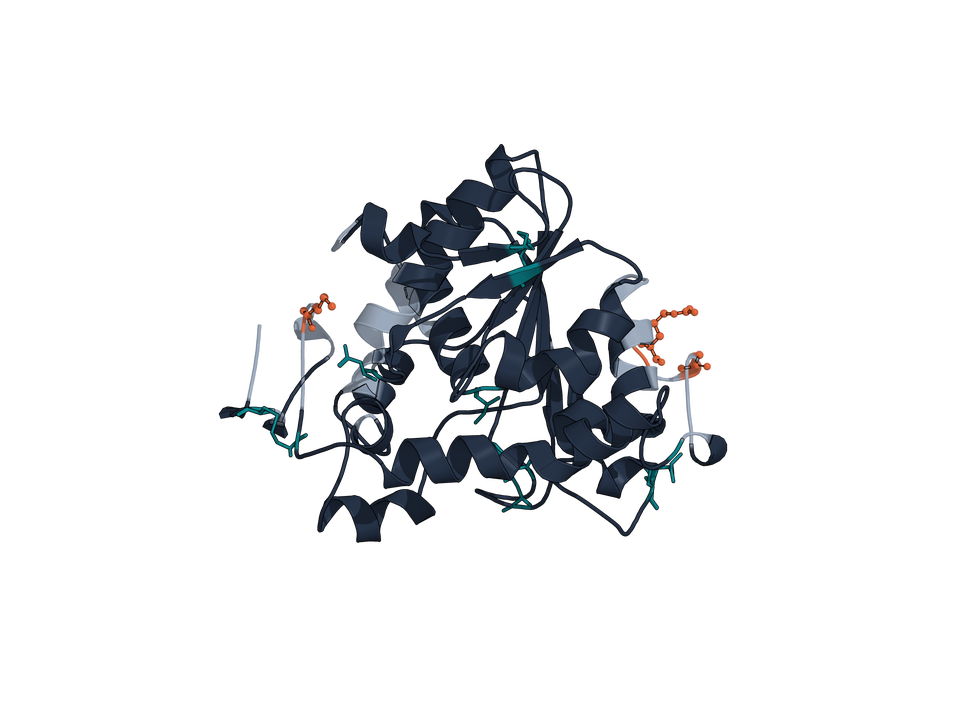
#> input picture outputs/paper_bundle_v1/structure_panels/1LBT/overview.png, 970 x 727 px, shrunk from 2400 x 1800 before the run
$ python render_mars_field_case_studies_v3.py
#> lines starting #> are read from the running program, lines starting #| are printed output that depends on the picture; after the words box and inside, x2 and y2 are one past the last pixel; in counts of white or black regions, pixels touching at a corner belong together
from __future__ import annotations

from pathlib import Path
import json

import matplotlib as mpl
import matplotlib.image as mpimg
import matplotlib.pyplot as plt
import pandas as pd


ROOT = Path(__file__).resolve().parents[1]
OUT = ROOT / "outputs"
PAPER = OUT / "paper_bundle_v1"
FIG = PAPER / "figures"
STRUCT = PAPER / "structure_panels"

COL = {
    "ink": "#111827",
    "muted": "#667085",
    "grid": "#e5e7eb",
    "box": "#d0d5dd",
    "accent1": "#1d4ed8",
    "accent2": "#0f766e",
    "accent3": "#b45309",
    "accent4": "#7c3aed",
    "good": "#0f766e",
    "warn": "#b42318",
}

CASES = [
    ("1LBT", "lipase_b", COL["accent1"], "Safety-preserving controller"),
    ("tem1_1btl", "beta_lactamase", COL["accent2"], "Stable incumbent with neural alternative"),
    ("petase_5xh3", "cutinase", COL["accent3"], "Reproducible redesign across related PETase backbones"),
    ("CLD_3Q09_TOPIC", "cld", COL["accent4"], "Calibration stress-test under topic conditioning"),
]


def style():
    mpl.rcParams.update(
        {
            "font.family": "DejaVu Sans",
            "font.size": 9.5,
            "figure.facecolor": "white",
            "axes.facecolor": "white",
            "savefig.facecolor": "white",
            "savefig.bbox": "tight",
        }
    )


def cl(text: str) -> str:
    return str(text).replace("_", " ")


def crop_image(path: Path):
    image = mpimg.imread(path)
    if image.ndim == 3:
        rgb = image[..., :3]
        mask = (rgb < 0.985).any(axis=2)
        coords = mask.nonzero()
        if len(coords[0]) > 0:
            y0, y1 = coords[0].min(), coords[0].max() + 1
            x0, x1 = coords[1].min(), coords[1].max() + 1
            py = max(4, int((y1 - y0) * 0.03))
            px = max(4, int((x1 - x0) * 0.03))
            image = image[max(0, y0 - py): min(image.shape[0], y1 + py), max(0, x0 - px): min(image.shape[1], x1 + px)]
    return image


def load_pipeline_summary(target: str) -> list[str]:
    path = OUT / f"{target.lower()}_pipeline" / "pipeline_summary.md"
    if not path.exists():
        return []
    return path.read_text(encoding="utf-8").splitlines()


def extract_line(lines: list[str], prefix: str) -> str:
    for line in lines:
        if line.startswith(prefix):
            return line.split(":", 1)[1].strip()
    return "NA"


def top_candidates(target: str, n: int = 3) -> pd.DataFrame:
    path = OUT / f"{target.lower()}_pipeline" / "combined_ranked_candidates.csv"
    df = pd.read_csv(path)
    cols = ["source", "mutations", "ranking_score", "mars_score"]
    return df[cols].head(n).copy()


def best_neural_decoder(target: str) -> str:
    path = OUT / f"{target.lower()}_pipeline" / "learned_fusion_summary.json"
    if not path.exists():
        return "NA"
    payload = json.loads(path.read_text(encoding="utf-8"))
    return str(payload.get("best_neural_decoder_candidate", "") or "NA")


def text_box(ax, xy, wh, title, lines, edge, accent):
    x, y = xy
    w, h = wh
    patch = mpl.patches.FancyBboxPatch(
        (x, y), w, h,
        boxstyle="round,pad=0.012,rounding_size=0.02",
        linewidth=0.9,
        edgecolor=edge,
        facecolor="white",
        transform=ax.transAxes,
    )
    ax.add_patch(patch)
    ax.add_patch(mpl.patches.Rectangle((x, y + h - 0.018), w, 0.018, color=accent, transform=ax.transAxes, lw=0))
    ax.text(x + 0.02, y + h - 0.05, title, transform=ax.transAxes, fontsize=9.8, fontweight="bold", color=COL["ink"], ha="left", va="top")
    yy = y + h - 0.10
    for line in lines:
        ax.text(x + 0.022, yy, line, transform=ax.transAxes, fontsize=7.8, color=COL["muted"], ha="left", va="top")
        yy -= 0.04


def render():
    style()
    FIG.mkdir(parents=True, exist_ok=True)

    fig = plt.figure(figsize=(13.6, 11.2))
    gs = fig.add_gridspec(2, 2, wspace=0.18, hspace=0.20)

    letters = ["a", "b", "c", "d"]
    for idx, (target, family, accent, claim) in enumerate(CASES):
        sub = gs[idx // 2, idx % 2].subgridspec(2, 2, height_ratios=[1.0, 0.95], width_ratios=[1.0, 1.0], wspace=0.08, hspace=0.10)
        ax_over = fig.add_subplot(sub[0, 0])
        ax_zoom = fig.add_subplot(sub[0, 1])
        ax_text = fig.add_subplot(sub[1, :])

        over_path = STRUCT / target / "overview.png"
        zoom_path = STRUCT / target / "design_window.png"
        ax_over.imshow(crop_image(over_path))
#> in crop_image, image is the input picture: shape (727, 970, 4) float32; mean R, G, B, A 0.0156, 0.0194, 0.0246, 0.0876
#> in crop_image, `rgb = image[..., :3]`:
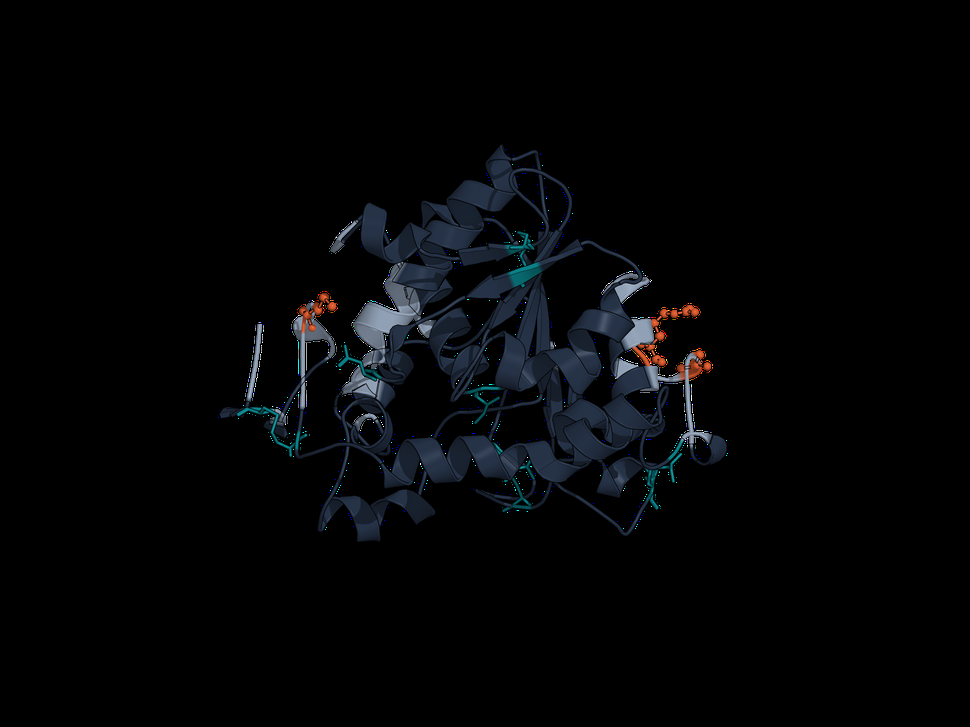
#> rgb: shape (727, 970, 3) float32; mean R, G, B 0.0156, 0.0194, 0.0246
#> in crop_image, `mask = (rgb < 0.985).any(axis=2)`:
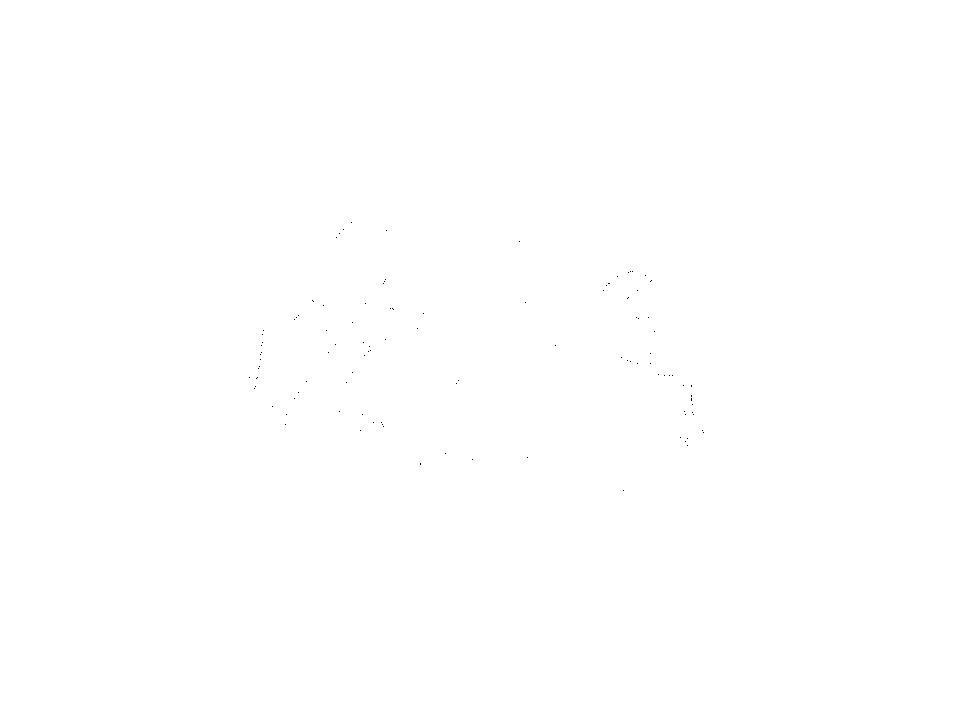
#> mask: shape (727, 970) bool; 100% white; black in thin lines or dots, all inside (x1, y1, x2, y2) = (249, 222, 704, 491)
#> in crop_image, `coords = mask.nonzero()`: coords = 705073 positions, rows 0 to 726, columns 0 to 969
#> in crop_image, `y0, y1 = coords[0].min(), coords[0].max() + 1`: y0 = 0; y1 = 727
#> in crop_image, `x0, x1 = coords[1].min(), coords[1].max() + 1`: x0 = 0; x1 = 970
#> in crop_image, `py = max(4, int((y1 - y0) * 0.03))`: py = 21
#> in crop_image, `px = max(4, int((x1 - x0) * 0.03))`: px = 29
        ax_zoom.imshow(crop_image(zoom_path))
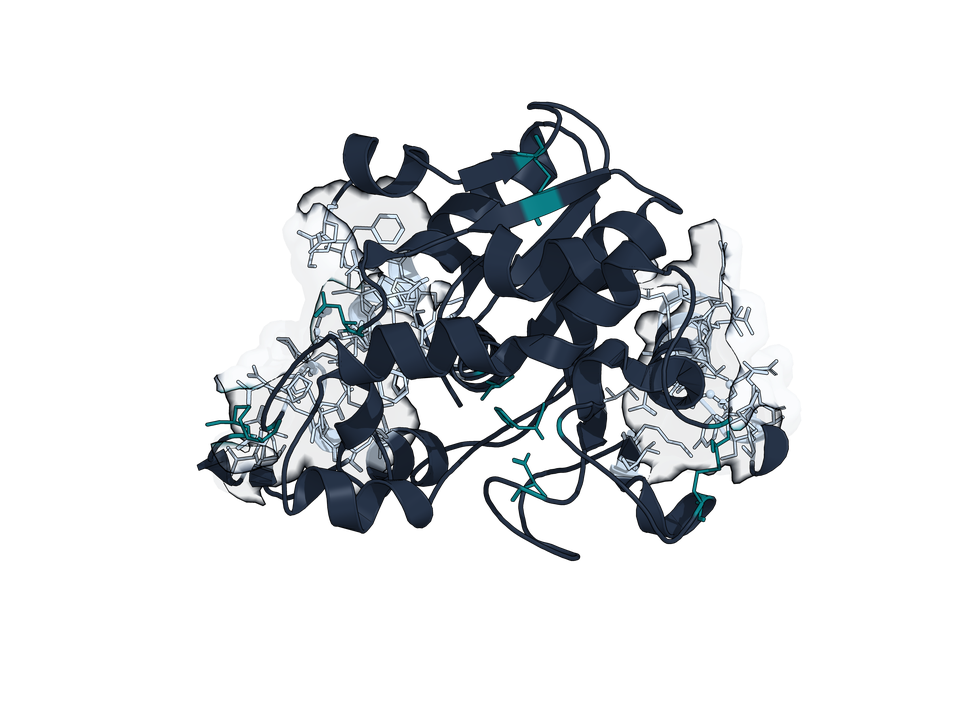
#> input picture outputs/paper_bundle_v1/structure_panels/1LBT/design_window.png, 970 x 727 px, shrunk from 2400 x 1800 before the run
#> in crop_image, image is the input picture: shape (727, 970, 4) float32; mean R, G, B, A 0.0488, 0.0586, 0.0688, 0.145
#> in crop_image (call 2), `rgb = image[..., :3]`:
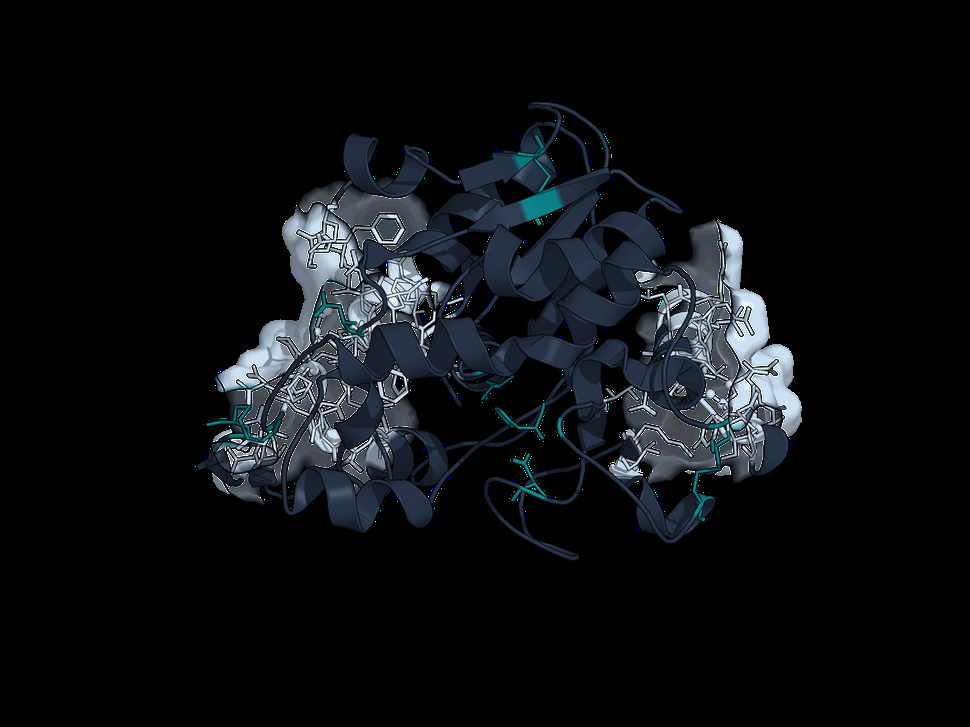
#> rgb: shape (727, 970, 3) float32; mean R, G, B 0.0488, 0.0586, 0.0688
#> in crop_image (call 2), `mask = (rgb < 0.985).any(axis=2)`:
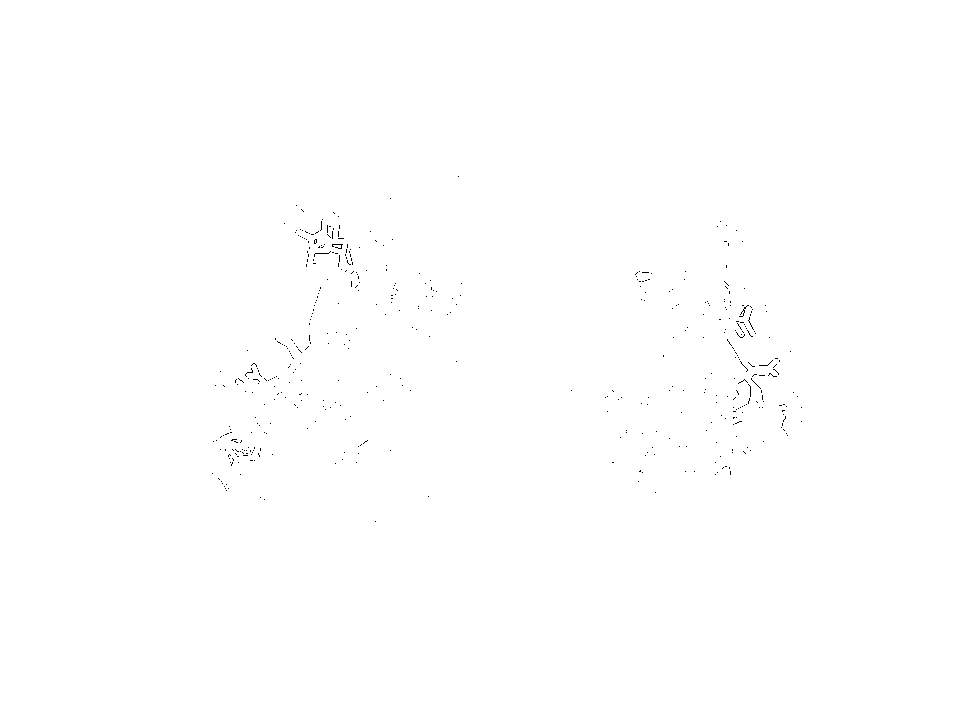
#> mask: shape (727, 970) bool; 99.9% white; black in thin lines or dots, all inside (x1, y1, x2, y2) = (212, 176, 802, 522)
#> in crop_image (call 2), `coords = mask.nonzero()`: coords = 704178 positions, rows 0 to 726, columns 0 to 969
        ax_over.axis("off")
        ax_zoom.axis("off")

        ax_over.text(0.00, 1.03, letters[idx], transform=ax_over.transAxes, fontsize=12, fontweight="bold", ha="left", va="bottom", color=COL["ink"])
        ax_over.text(0.08, 1.03, f"{cl(target)}", transform=ax_over.transAxes, fontsize=11, fontweight="bold", ha="left", va="bottom", color=COL["ink"])
        ax_over.text(0.08, 0.99, family, transform=ax_over.transAxes, fontsize=8.4, ha="left", va="top", color=accent)
        ax_zoom.text(0.00, 1.03, "design window", transform=ax_zoom.transAxes, fontsize=8.6, fontweight="bold", ha="left", va="bottom", color=COL["muted"])

        summary = load_pipeline_summary(target)
        policy = extract_line(summary, "- policy winner")
        best_overall = extract_line(summary, "- best overall winner")
        best_learned = extract_line(summary, "- best learned winner")
        neural_top = extract_line(summary, "- neural top candidate")
        neural_decoder = best_neural_decoder(target)
        decoder_novel = extract_line(summary, "- neural field decoder novel candidates injected")

        ax_text.axis("off")
        text_box(
            ax_text,
            (0.00, 0.02),
            (0.48, 0.88),
            "Case-specific message",
            [
                claim,
                f"policy: {policy}",
                f"overall: {best_overall}",
                f"best learned: {best_learned}",
            ],
            COL["box"],
            accent,
        )
        text_box(
            ax_text,
            (0.52, 0.02),
            (0.48, 0.88),
            "Neural branch readout",
            [
                f"neural top: {neural_top}",
                f"best neural decoder: {neural_decoder}",
                f"retained neural-decoder candidates: {decoder_novel}",
                "structural panel rendered from PSE-derived overview and close-up images",
            ],
            COL["box"],
            accent,
        )

    fig.suptitle("Figure 4 | Representative case studies reveal distinct controller regimes", x=0.03, y=0.995, ha="left", fontsize=17, fontweight="bold", color=COL["ink"])
    fig.text(
        0.03,
        0.972,
        "PSE-derived overview and design-window panels are paired with concise controller-level annotations rather than crowded dashboard subplots.",
        ha="left",
        fontsize=10.1,
        color=COL["muted"],
    )

    fig.savefig(FIG / "figure4_case_studies_master_v3.svg")
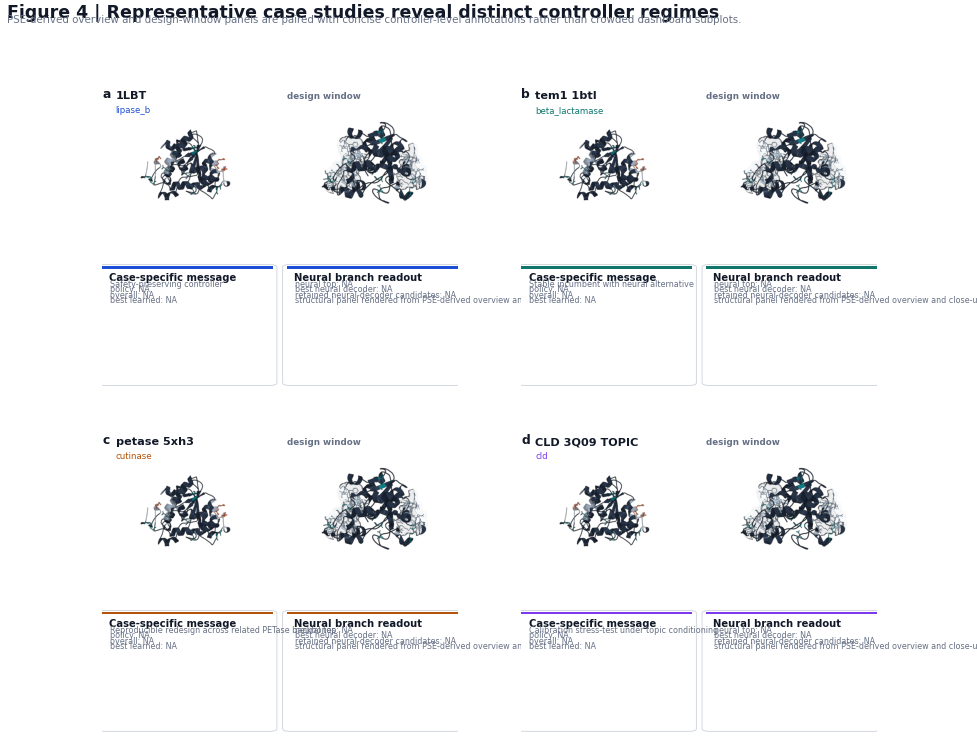
#> figure drawn by matplotlib, 12 panels
    fig.savefig(FIG / "figure4_case_studies_master_v3.png", dpi=300)


if __name__ == "__main__":
    render()
